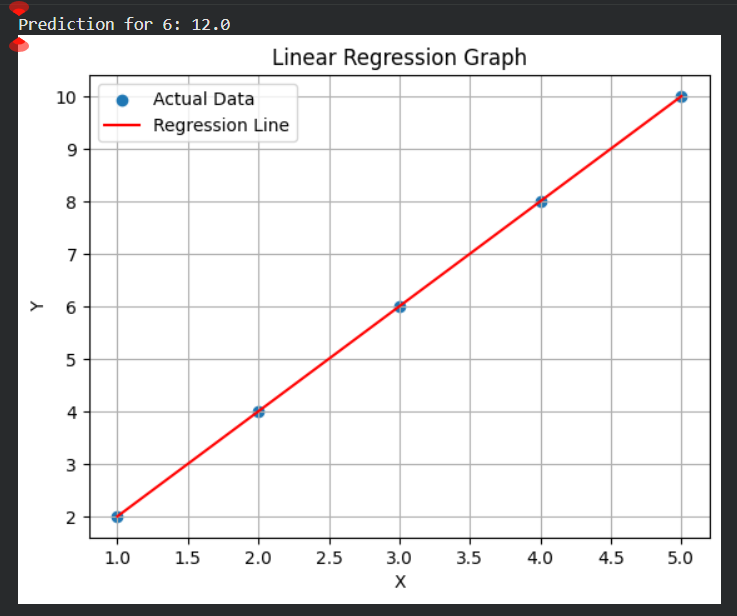

Write Python code to recreate this figure.
# -*- coding: utf-8 -*-
"""Get_started.ipynb

Automatically generated by Colab.

Original file is located at
    https://colab.research.google.com/github/google-gemini/cookbook/blob/main/quickstarts/Get_started.ipynb

##### Copyright 2026 Google LLC.
"""

# @title Licensed under the Apache License, Version 2.0 (the "License");
#
# Licensed under the Apache License, Version 2.0 (the "License");
# you may not use this file except in compliance with the License.
# You may obtain a copy of the License at
#
#     https://www.apache.org/licenses/LICENSE-2.0
#
# Unless required by applicable law or agreed to in writing, software
# distributed under the License is distributed on an "AS IS" BASIS,
# WITHOUT WARRANTIES OR CONDITIONS OF ANY KIND, either express or implied.
# See the License for the specific language governing permissions and
# limitations under the License.

from sklearn.linear_model import LogisticRegression
from sklearn.model_selection import train_test_split
from sklearn.metrics import accuracy_score

X = [[1], [2], [3], [4], [5], [6]]
y = [0, 0, 0, 1, 1, 1]

X_train, X_test, y_train, y_test = train_test_split(
    X, y, test_size=0.33, random_state=42
)

model = LogisticRegression()
model.fit(X_train, y_train)

pred = model.predict(X_test)
print("Predictions:", pred)
print("Accuracy:", accuracy_score(y_test, pred))

import numpy as np
import matplotlib.pyplot as plt
from sklearn.linear_model import LinearRegression

X = np.array([1, 2, 3, 4, 5]).reshape(-1, 1)
y = np.array([2, 4, 6, 8, 10])

model = LinearRegression()
model.fit(X, y)
y_pred = model.predict(X)

print("Prediction for 6:", model.predict([[6]])[0])

plt.scatter(X, y, label="Actual Data")
plt.plot(X, y_pred, color="red", label="Regression Line")
plt.xlabel("X")
plt.ylabel("Y")
plt.title("Linear Regression Graph")
plt.legend()
plt.grid()
plt.show()

"""# Gemini API: Getting started with Gemini models

<a target="_blank" href="https://colab.research.google.com/github/google-gemini/cookbook/blob/main/quickstarts/Get_started.ipynb"><img src="https://colab.research.google.com/assets/colab-badge.svg" height=30/></a>

---
> **Gemini 4 Argon**: Build with [Gemini 4 Argon](https://ai.google.dev/gemini-api/docs/models/gemini-4-argon) (`gemini-4-argon`), featuring [long decode continuation](#long_decode) up to 1M output tokens (in a unified 1M input-output context window) and tunable [thinking levels](#gemini4_thinking). Jump directly to the [Gemini 4 Argon section](#gemini4) or read the [migration guide](#gemini4migration).
---

The **[Google Gen AI SDK](https://github.com/googleapis/python-genai)** provides a unified interface to [Gemini models](https://ai.google.dev/gemini-api/docs/models) through both the [Gemini Developer API](https://ai.google.dev/gemini-api/docs) and the Gemini API on [Vertex AI](https://cloud.google.com/vertex-ai/generative-ai/docs/overview). With a few exceptions, code that runs on one platform will run on both. This notebook uses the Developer API.

This notebook will walk you through:

* [Installing and setting-up](#setup) the Google GenAI SDK
* [Text](#text_prompt) and [multimodal](#multimodal_prompt) prompting
* Setting [system instructions](#system_instructions)
* Controlling the [thinking](#thinking) process, including [thinking levels](#thinking) and [thought signatures](#thought_signatures)
* Counting [tokens](#count_tokens)
* Configuring [model parameters](#parameters)
* [Generating images](#image_gen)
* [Safety filters](#safety_filters)
* Initiating a [multi-turn chat](#chat) and [saving/resuming conversations](#chat)
* Generating a [content stream](#stream) and sending [asynchronous](#async) requests
* [Controlling generated output](#json) (JSON mode)
* Using [function calling](#function_calling)
* [Uploading files](#file_api) (text, images, PDFs, audio, video)
* [Media resolution](#media_resolution) control
* Grounding with [Google Search](#grounding), [Google Maps](#maps), [YouTube](#youtube_link) or [URLs](#url_context)
* Using [code execution](#code_execution)
* [Context caching](#caching)
* Generating [embeddings](#embeddings)
* [What's new in Gemini 4 Argon](#gemini4) ([thinking levels](#gemini4_thinking), [long decode continuation](#long_decode), and [managed agents](#gemini4_agents))
* [Migrating from Gemini 3 and 2.5](#gemini4migration)

More details about the SDK on the [documentation](https://ai.google.dev/gemini-api/docs/sdks).

> **Note:** This notebook uses the [Interactions API](https://ai.google.dev/gemini-api/docs/interactions), the latest way to interact with Gemini models. The Interactions API provides built-in conversation state management, making multi-turn conversations simpler — just pass a `previous_interaction_id` instead of managing chat history yourself.
>
> Looking for the `generateContent` version? Check the [Get started with Generate Content](./Get_started_Generate_Content.ipynb) notebook.

Feature-specific models have their own dedicated guides:
* Podcast and speech generation using [Gemini TTS ![image](https://storage.googleapis.com/generativeai-downloads/images/colab_icon16.png)](./Get_started_TTS.ipynb),
* Live interaction with [Gemini Live ![image](https://storage.googleapis.com/generativeai-downloads/images/colab_icon16.png)](./Get_started_LiveAPI.ipynb),
* Image generation using [Nano-Banana ![image](https://storage.googleapis.com/generativeai-downloads/images/colab_icon16.png)](./Get_Started_Nano_Banana.ipynb),
* Video generation using [Veo ![image](https://storage.googleapis.com/generativeai-downloads/images/colab_icon16.png)](./Get_started_Veo.ipynb),
* Music generation using [Lyria RealTime ![image](https://storage.googleapis.com/generativeai-downloads/images/colab_icon16.png)](./Get_started_LyriaRealTime.ipynb).

<a name="setup"></a>
## Setup

### Install SDK

Install the SDK from [PyPI](https://github.com/googleapis/python-genai). It's recommended to always use the latest version.
"""

# Commented out IPython magic to ensure Python compatibility.
# %pip install -U -q "google-genai>=2.30.0"  # 2.30+ for Gemini 4 Argon and long decode support

"""### Setup your API key

To run the following cell, your API key must be stored in a Colab Secret named `GEMINI_API_KEY`. If you don't already have an API key or you aren't sure how to create a Colab Secret, see [Authentication ![image](https://storage.googleapis.com/generativeai-downloads/images/colab_icon16.png)](../quickstarts/Authentication.ipynb) for a walkthrough.
"""

from google.colab import userdata

GEMINI_API_KEY = userdata.get('GEMINI_API_KEY')

"""### Initialize SDK client

With the new SDK, now you only need to initialize a client with your API key (or OAuth if using [Vertex AI](https://cloud.google.com/vertex-ai)). The model is now set in each call.
"""

from google import genai
from google.genai import types

client = genai.Client(api_key=GEMINI_API_KEY)

"""### Choose a model

Select the model you want to use in this guide. You can either select one from the list or enter a model name manually. If you are not sure what to choose, stick with the default `gemini-3.8-flash` model.

Feel free to select [Gemini 4 Argon](https://ai.google.dev/gemini-api/docs/models/gemini-4-argon) (`gemini-4-argon`) if you want to try Google's most powerful frontier reasoning model, or [Gemini 3.1 Pro](https://ai.google.dev/gemini-api/docs/models/gemini-3.1-pro-preview), keeping in mind that neither has a free tier.

For a full overview of all Gemini models, check the [documentation](https://ai.google.dev/gemini-api/docs/models/gemini).
"""

MODEL_ID = "gemini-3.8-flash" # @param ["gemini-4-argon", "gemini-3.1-pro-preview", "gemini-3.8-flash", "gemini-3.7-flash", "gemini-3.6-flash", "gemini-3.5-flash-lite", "gemini-2.5-pro"] {"allow-input": true, "isTemplate": true}

"""<a name="text_prompt"></a>
## Send text prompts

Use the `interactions.create` method to generate responses from text-only input.

You can pass text directly to `input` parameter and use the .text property to get the text content of the response. Note that the .text field will work when there's only one part in the out
"""

from IPython.display import Markdown

interaction = client.interactions.create(
    model=MODEL_ID,
    input="Explain how AI works in a few words",
)

# The response is an Interaction object containing a list of steps.
# Each step represents a part of the model's response.
# Let's look at what the steps contain:
print(f"Number of steps: {len(interaction.steps)}")
for j, step in enumerate(interaction.steps):
    print(f"  Step {j}: type={step.type}")

interaction.output_text

"""The last step (index `-1`) usually contains the model's text output. You can also access it it `.output_text`."""

# Access the text response:
Markdown(interaction.steps[-1].content[0].text)

# Access the text response with output_text:
Markdown(interaction.output_text)

"""See [below](#thinking) to learn how to manage the other part (the `thought` part).

<a name="system_instructions"></a>
## Add system instructions

You can also add system instructions to steer the behavior of the model. Note that system instructions will be set for the whole chain of interaction and not per turn.
"""

system_instruction = "You are a pirate and are explaining things to 5 years old kids."

interaction = client.interactions.create(
    model=MODEL_ID,
    input="Explain how AI works",
    system_instruction=system_instruction,
)

Markdown(interaction.output_text)

"""<a name="count_tokens"></a>
## Count tokens

Tokens are the basic inputs to the Gemini models. You can use the `count_tokens` method to calculate the number of input tokens before sending a request to the Gemini API.
"""

response = client.models.count_tokens(
    model=MODEL_ID,
    contents="What's the highest mountain in Africa?",
)

print(f"This prompt was worth {response.total_tokens} tokens.")

"""<a name="parameters"></a>
## Configure model parameters

You can include parameter values in each call you send to a model using `generation_config`.
"""

interaction = client.interactions.create(
    model=MODEL_ID,
    input="Tell me how the internet works, but pretend I'm a puppy who understands only dog-related analogies.",
    generation_config={
        "temperature": 0.5,
        "top_p": 0.5,
        "max_output_tokens": 1000,  # In Gemini 3, this includes both thought and response tokens
    },
)

Markdown(interaction.output_text)

"""<a name="thinking"></a>
## Control the thinking process

Gemini models support configurable **thinking levels** that control how much internal reasoning the model performs before responding. Higher thinking levels produce better results for complex tasks but use more tokens and take longer.

To see the model thoughts, you need to check the `steps` that are of type `thought`. This will not give you the full details of what the model "thought", but you'll have a summary to help you understand how the model arrived to its conclusion.

Available thinking levels: `"minimal"` (supported on Gemini 3 Flash models), `"low"`, `"medium"`, `"high"`. Note that `gemini-4-argon` supports `"low"`, `"medium"` (default), and `"high"`.

See [Get started with thinking](./Get_started_thinking.ipynb) for a complete guide.
"""

from IPython.display import display, Markdown

thinking_level = "high" # @param ["minimal", "low", "medium", "high"]

interaction = client.interactions.create(
    model=MODEL_ID,
    input="A man moves his car to a hotel and tells the owner he's bankrupt. Why?",
    generation_config={"thinking_level": thinking_level},
)

# Display the thinking process and the answer
for step in interaction.steps:
    if step.type == "thought":
        print("💭 Thought:", getattr(step, "text", "")[:200] if hasattr(step, "text") else "(thinking...)")
    elif step.type == "model_output" and step.content:
        display(Markdown(step.content[0].text))

"""<a name="thought_signatures"></a>
### Thought signatures

Gemini models include a `thought_signature` in responses. This is managed automatically by the SDK, but here's what happens behind the scenes:
"""

# Create an interaction with thinking enabled to get a thought signature
interaction_with_thinking = client.interactions.create(
    model=MODEL_ID,
    input="What was the weather during the last soccer world cup final?",
)

# Print the thought signature from the response
for step in interaction_with_thinking.steps:
    if step.type == "thought" and hasattr(step, 'signature') and step.signature:
        # Only display the first 100 characters to keep notebook size manageable
        print(f"Thought signature: {step.signature[:100]}...")
        break
else:
    print("No thought signature found in this response.")

"""The signature helps the model remember not only what was said before, but also what it *thought* before and what it got from tools and function calls.

For example: if you ask for today's temperature, the model might use Google Search and learn it's 25°C *and* that humidity is 60%. If you then ask about humidity, it can recall this from the first call without making a new request.

More details on [thought signatures](https://ai.google.dev/gemini-api/docs/gemini-3?thinking=explicit#thought_signatures) in the documentation.

<a name="multimodal_prompt"></a>
## Send multimodal prompts

Gemini models have strong multimodal understanding capabilities. You can include text, [PDF documents ![image](https://storage.googleapis.com/generativeai-downloads/images/colab_icon16.png)](../quickstarts/PDF_Files.ipynb), images, [audio ![image](https://storage.googleapis.com/generativeai-downloads/images/colab_icon16.png)](../quickstarts/Audio.ipynb) and [videos ![image](https://storage.googleapis.com/generativeai-downloads/images/colab_icon16.png)](../quickstarts/Video_understanding.ipynb) in your prompt requests and get text or code responses. Check the [File API](#file_api) section below for more examples.

In this first example, you're going to give the model an image via an URI, and ask Gemini to generate a short blog post based on it.

> **Note:** Passing the HTTP URI directly should work, but is broken ATM. We are switching to the File API for now.
"""

from IPython.display import display, Markdown

# Download the image
!wget -q -O generated_elephants_giraffes_zebras_sunset.jpg https://storage.googleapis.com/generativeai-downloads/images/generated_elephants_giraffes_zebras_sunset.jpg
image_filename = "generated_elephants_giraffes_zebras_sunset.jpg"

# Upload the image to the Gemini File API
file_upload = client.files.upload(file=image_filename)
interaction = client.interactions.create(
    model=MODEL_ID,
    input=[
        {
            "type": "image",
            "uri": file_upload.uri,
        },
        {"type": "text", "text": "What do you see in this image? Describe it briefly."},
    ],
)
display(Markdown(interaction.output_text))

"""You can also download an image and send it as base64-encoded data. This is useful when you need to preprocess the image or when the URL is not publicly accessible:"""

import requests
import pathlib
from PIL import Image
from IPython.display import display

IMG = "https://storage.googleapis.com/generativeai-downloads/data/jetpack.png" # @param {type: "string"}

img_bytes = requests.get(IMG).content

img_path = pathlib.Path('jetpack.png')
img_path.write_bytes(img_bytes)

# Display the image
display(Image.open(img_path).resize((400, 400)))

import base64
from IPython.display import display, Markdown

# Encode the image as base64 to send it inline with the prompt
img_b64 = base64.b64encode(img_path.read_bytes()).decode("utf-8")

interaction = client.interactions.create(
    model=MODEL_ID,
    input=[
        {"type": "image", "data": img_b64, "mime_type": "image/png"},
        {"type": "text", "text": "Write a short and engaging blog post based on this picture."},
    ],
)

display(Markdown(interaction.output_text))

"""<a name="image_gen"></a>
## Generate images

Gemini models can also generate images as part of their response. Use `response_format` to request both text and image outputs. You need to use a model that supports image generation (like `gemini-nano-banana-2.1`) which has a free tier.

The generated image can either be recovered by looping over the `steps` or using `output_image`.
"""

from IPython.display import Image, Markdown, display
import base64

IMAGE_MODEL = "gemini-nano-banana-2.1" # @param ["gemini-nano-banana-2.1", "gemini-3.1-pro-image-preview", "gemini-3.1-flash-image-preview", "gemini-2.5-flash-image"] {"allow-input":true}

interaction = client.interactions.create(
    model=IMAGE_MODEL,
    input="Generate an image of a cat wearing a top hat in a library.",
    response_format=[
        {"type": "text"},
        {
          "type": "image",
          "mime_type": "image/jpeg",
          "aspect_ratio": "16:9",
          "image_size": "2K"
        },
    ],
)

# Display all content from model output steps
for step in interaction.steps:
    if step.type == "model_output":
        for content in step.content:
            if content.type == "image" and hasattr(content, 'data') and content.data:
                display(Image(data=base64.b64decode(content.data), format="jpeg"))
            elif content.type == "text" and content.text:
                display(Markdown(content.text))

# Or more simply:
# display(Image(data=base64.b64decode(interaction.output_image.data)))

"""<a name="safety_filters"></a>
## Safety filters

Gemini models have built-in safety filters that are always active. The models manage safety automatically — there are no configurable safety settings to set. For more details, see the [safety documentation](https://ai.google.dev/gemini-api/docs/safety-settings).

<a name="chat"></a>
## Chain mutltiple requests in a conversation

The Interactions API enables multi-turn conversations using `previous_interaction_id` to chain interactions. The server manages conversation state — you just pass the ID from the previous turn and all the history of the previous turns will be kept.
"""

from IPython.display import Markdown

# First turn: ask a question
turn_1 = client.interactions.create(
    model=MODEL_ID,
    input="Why is the same side of the Moon always visible from Earth? Keep it short.",
)

Markdown(turn_1.output_text)

"""Use `previous_interaction_id` to send follow-up messages. The model remembers the full conversation context."""

# Follow-up question referencing the previous answer
turn_2 = client.interactions.create(
    model=MODEL_ID,
    input="Interesting! Has any human or spacecraft actually seen the far side?",
    previous_interaction_id=turn_1.id,
)

Markdown(turn_2.output_text)

"""### Switch models mid-conversation

One powerful feature of the Interactions API is that you can **switch models within the same conversation**. Here, you'll switch to an image generation model to create a visual inspired by the conversation:

"""

IMAGE_MODEL = "gemini-nano-banana-2.1" # @param ["gemini-nano-banana-2.1", "gemini-3.1-pro-image-preview", "gemini-3.1-flash-image-preview", "gemini-2.5-flash-image"] {"allow-input":true}

# Continue the same conversation with an image generation model
turn_3 = client.interactions.create(
    model=IMAGE_MODEL,
    input="Based on the previous conversation, generate an image of the far side of the Moon as seen from a spacecraft.",
    previous_interaction_id=turn_2.id,
)

display(Image(data=base64.b64decode(turn_3.output_image.data)))

"""### Save and resume a conversation

With the Interactions API, conversation state is managed server-side. You just need to save the `interaction.id` to resume a conversation later — even with a different model.

Conversation state is retained for **24 hours** after the last interaction.

If you want to save the conversation for a longer duration (or check in detail what happened during all steps), you can extract the full conversation history by calling `client.interactions.get` and following `previous_interaction_id` back to the first turn:
"""

# Retrieve the full conversation history by following previous_interaction_id
# Filter out model-specific thought steps so you can resume across models
saved_steps = []
current_id = turn_3.id
while current_id:
    turn = client.interactions.get(id=current_id)
    turn_steps = [step for step in turn.steps if step.type != "thought"]
    saved_steps = turn_steps + saved_steps
    current_id = turn.previous_interaction_id

print(f"Saved {len(saved_steps)} steps.")
print(f"First step: {saved_steps[0]}")

"""Here, filtering out the internal `thought` steps (whose signatures are model-specific) leaves 7 `user_input` and `model_output` steps across the 3 turns — including the generated image from the third turn.

When you want to resume the conversation later, just pass `saved_steps` along with your new message:
"""

resumed = client.interactions.create(
    model=MODEL_ID,
    input=saved_steps + [{
        "type": "user_input",
        "content": [{
            "type": "text",
            "text": "Describe the image you just created in two sentences, then translate that description into French."
        }]
    }]
)

Markdown(resumed.output_text)

# The model remembers the full conversation, even across model swaps
resumed_2 = client.interactions.create(
    model=MODEL_ID,
    input="What was my very first question?",
    previous_interaction_id=resumed.id,
)

Markdown(resumed_2.output_text)

"""As expected, the first question from `turn_1` (*"Why is the same side of the Moon always visible from Earth? Keep it short."*) was returned.

<a name="json"></a>
## Generate JSON

The [controlled generation](https://ai.google.dev/gemini-api/docs/json-mode) feature lets you constrain model output to JSON format. Pass a `response_format` with a JSON schema — you can use Pydantic models to define the schema.

Note the use of `model_json_schema()` to automatically convert the Pydantic model into a JSON Schema that the API accepts. This is the recommended pattern as it handles nested types, enums, and optional fields correctly.
"""

from pydantic import BaseModel
import json
from typing import List

class Recipe(BaseModel):
    recipe_name: str
    recipe_description: str

class RecipeList(BaseModel):
    recipes: List[Recipe]

interaction = client.interactions.create(
    model=MODEL_ID,
    input="List 3 popular cookie recipes.",
    response_format={
        "type": "text",
        "mime_type": "application/json",
        "schema": RecipeList.model_json_schema(),
    },
)

recipes = json.loads(interaction.output_text)
print(json.dumps(recipes, indent=4))

"""<a name="stream"></a>
## Generate content stream

By default, the model returns a response after completing the entire generation process. You can also stream the response as it is being generated by passing `stream=True`. The response is then delivered incrementally via events.

When streaming, the response is delivered as a series of events with `delta` objects containing incremental text:
"""

for event in client.interactions.create(
    model=MODEL_ID,
    input="Tell me a story about a lonely robot who finds friendship in a most unexpected place.",
    stream=True,
):
    if hasattr(event, "delta") and hasattr(event.delta, "text") and event.delta.text:
        print(event.delta.text, end="")

"""<a name="async"></a>
## Send asynchronous requests

`client.aio` exposes all the analogous async methods for non-blocking API calls.

For example, `client.aio.interactions.create` is the async version of `client.interactions.create`.

More details in the [dedicated guide ![image](https://storage.googleapis.com/generativeai-downloads/images/colab_icon16.png)](./Asynchronous_requests.ipynb).
"""

interaction = await client.aio.interactions.create(
    model=MODEL_ID,
    input="Compose a sonnet about a cat riding a bicycle through a field of sunflowers.",
)

Markdown(interaction.output_text)

"""<a name="file_api"></a>
## Upload files

Now that you've seen how to send multimodal prompts, try uploading files to the API of different multimedia types. For small images, such as the previous multimodal example, you can point the Gemini model directly to a local file when providing a prompt. When you've larger files, many files, or files you don't want to send over and over again, you can use the [File Upload API](https://ai.google.dev/gemini-api/docs/files), and then pass the file by reference.

More examples and details in the [File API guide ![image](https://storage.googleapis.com/generativeai-downloads/images/colab_icon16.png)](./File_API.ipynb), or the guides dedicated to [Audio![image](https://storage.googleapis.com/generativeai-downloads/images/colab_icon16.png)](./Audio.ipynb), [Video![image](https://storage.googleapis.com/generativeai-downloads/images/colab_icon16.png)](./Video_understanding.ipynb) or [Image/Spatial![image](https://storage.googleapis.com/generativeai-downloads/images/colab_icon16.png)](./Spatial_understanding.ipynb) understanding.

### Upload a large text file

Let's start by uploading a text file. In this case, you'll use a 400 page transcript from [Apollo 11](https://www.nasa.gov/history/alsj/a11/a11trans.html).
"""

# Download the text file
text_url = "https://storage.googleapis.com/generativeai-downloads/data/a11.txt"
!wget -q -O a11.txt {text_url}
text_path = "a11.txt"
print(f"Downloaded: {text_path}")

# Upload the file using the API
file_upload = client.files.upload(file=text_path)
interaction = client.interactions.create(
    model=MODEL_ID,
    input=[
        {"type": "document", "uri": file_upload.uri},
        {"type": "text", "text": "Can you give me a short, concise summary of this information please?"},
    ],
)
Markdown(interaction.output_text)

"""### Upload an image file

You can also upload images so that it's easier to use them multiple time.

"""

import pathlib, requests

# Download a sample image
IMG_URL = "https://storage.googleapis.com/generativeai-downloads/data/jetpack.png"
img_path = pathlib.Path("jetpack.png")
if not img_path.exists():
    img_path.write_bytes(requests.get(IMG_URL).content)

# Upload the file using the API
file_upload = client.files.upload(file=img_path)

interaction = client.interactions.create(
    model=MODEL_ID,
    input=[
        {"type": "image", "uri": file_upload.uri},
        {"type": "text", "text": "Describe this image in a few sentences."},
    ],
)

display(Markdown(interaction.output_text))

"""You can also control how much detail the model extracts from the image using `media_resolution` — see the [media resolution section](#media_resolution) below.

### Use a PDF file

You can pass a PDF URL directly in your prompt, just like images. And this time instead of using the file API, let's directly pass its URI.
"""

interaction = client.interactions.create(
    model=MODEL_ID,
    input=[
        {
            "type": "document",
            "uri": "https://arxiv.org/pdf/1706.03762",
            "mime_type": "application/pdf",
        },
        {"type": "text", "text": "What is this paper about? Summarize the key contributions."},
    ],
)

display(Markdown(interaction.output_text))

"""### Upload an audio file

In this case, you'll use a [sound recording](https://www.jfklibrary.org/asset-viewer/archives/jfkwha-006) of President John F. Kennedy’s 1961 State of the Union address.
"""

# Download the audio file
audio_url = "https://storage.googleapis.com/generativeai-downloads/data/State_of_the_Union_Address_30_January_1961.mp3"
!wget -q -O sotu.mp3 {audio_url}
audio_path = "sotu.mp3"
print(f"Downloaded: {audio_path}")

# Upload the file using the API
file_upload = client.files.upload(file=audio_path)

interaction = client.interactions.create(
    model=MODEL_ID,
    input=[
        {"type": "text", "text": "Listen to the following file and write a short summary."},
        {"type": "document", "uri": file_upload.uri},
    ],
)

Markdown(interaction.output_text)

"""### Upload a video file

In this case, you'll use a short clip of [Big Buck Bunny](https://peach.blender.org/about/).
"""

# Download the video file
VIDEO_URL = "https://storage.googleapis.com/generativeai-downloads/videos/Big_Buck_Bunny.mp4"
video_file_name = "BigBuckBunny_320x180.mp4"

import urllib.request
urllib.request.urlretrieve(VIDEO_URL, video_file_name)
print(f"Downloaded: {video_file_name}")

"""Let's start by uploading the video file."""

# Upload the file using the API
video_file = client.files.upload(file=video_file_name)
print(f"Started upload: {video_file.uri}")

"""> **Note:** The state of the video is important. The video must finish processing, so do check the state. Once the state of the video is `ACTIVE`, you're able to pass it into `interactions.create`."""

import time

# Check the file processing state
while video_file.state == "PROCESSING":
    print('Waiting for video to be processed.')
    time.sleep(10)
    video_file = client.files.get(name=video_file.name)

if video_file.state == "FAILED":
  raise ValueError(video_file.state)

print(f'Video processing complete: ' + video_file.uri)

print(video_file.state)

# Ask Gemini about the video
interaction = client.interactions.create(
    model=MODEL_ID,
    input=[
        {"type": "video", "uri": video_file.uri},
        {"type": "text", "text": "Describe this video."},
    ],
)

Markdown(interaction.output_text)

"""<a name="media_resolution"></a>
## Media resolution

You can specify a media resolution for image and PDF inputs, which controls how images are tokenized and how many tokens are used. This can be controlled **per file**.

| Resolution | Images | PDFs | Video |
|---|---|---|---|
| `MEDIA_RESOLUTION_HIGH` | 1120 tokens | 1120 tokens | 280 tokens/frame |
| `MEDIA_RESOLUTION_MEDIUM` | 560 tokens | 560 tokens (default for PDFs) | 70 tokens/frame |
| `MEDIA_RESOLUTION_LOW` | 280 tokens | 280 tokens | 70 tokens/frame |
| `MEDIA_RESOLUTION_UNSPECIFIED` (default) | Same as HIGH for images | Same as MEDIUM for PDFs | Same as MEDIUM for video |

Note that these are maximums, and the actual token usage will usually be slightly lower (by approx 10%).

Here's an example using media resolution to control token usage:
"""

import pathlib
from google.genai import types

# Upload to File API
sample_image = client.files.upload(file=img_path)

media_resolution = 'MEDIA_RESOLUTION_HIGH'

# Use generate_content for media_resolution (not yet in Interactions API)
interaction = client.models.generate_content(
    model=MODEL_ID,
    contents=[
        sample_image,
        "Describe this image in detail."
    ],
    config=types.GenerateContentConfig(
        media_resolution=media_resolution,
    ),
)

print(f"The image is worth {interaction.usage_metadata.candidates_token_count} tokens.")

"""<a name="grounding"></a>
## Grounding

The Gemini API give you multiple ways to ground your requests, including Google search, maps, youtube, and url context.

For more details information and examples, check the [Grounding ![image](https://storage.googleapis.com/generativeai-downloads/images/colab_icon16.png)](./Grounding.ipynb) notebook.
"""

from IPython.display import Markdown, HTML, display

interaction = client.interactions.create(
    model=MODEL_ID,
    input="Who's the current Magic the gathering world champion?",
    tools=[{"type": "google_search"}],
)

display(Markdown(interaction.output_text))

"""Note that you should always display the grounding `rendered_content` when using search grounding.

Check out the [Search grounding ![image](https://storage.googleapis.com/generativeai-downloads/images/colab_icon16.png)](./Search_Grounding.ipynb) dedicated guide for more details and examples.
"""

# Find each step with type "google_search_result"
for step in interaction.steps:
    if step.type == "google_search_result":
        # The result is a list, so access the first element and display its HTML content
        display(HTML(step.result[0].search_suggestions))

"""<a name="maps"></a>
### Use Google Maps grounding

[Google Maps grounding](https://ai.google.dev/gemini-api/docs/maps-grounding) allows you to easily incorporate location-aware functionality into your applications. When a prompt has context related to Maps data, the Gemini model uses Google Maps to provide factually accurate and fresh answers that are relevant to the specified location or general area.

To enable grounding with Google Maps, add the `google_maps` tool in the  `tool` argument of `interactions.create`.

"""

from IPython.display import display, Markdown

# Google Maps grounding requires Gemini 2.5 models
interaction = client.interactions.create(
    model=MODEL_ID,
    input="Do any cafes around the Eiffel Tower in Paris do a good flat white? I will walk up to 20 minutes away",
    tools=[{"type": "google_maps"}],
)

Markdown(interaction.output_text)

"""All grounded outputs require sources to be displayed after the response text. Check the [grounding guide](https://ai.google.dev/gemini-api/docs/grounding) for details.

More details, including how to render the contextual Google Maps widget, check the [Google maps ![image](https://storage.googleapis.com/generativeai-downloads/images/colab_icon16.png)](./Grounding.ipynb#maps_grounding) section of the grounding notebook.

<a name="youtube_link"></a>
### Process a YouTube link

You can analyze YouTube videos by passing the URL as a `video` input. The model will fetch the video content (including audio and visual information) and use it to answer your question:
"""

interaction = client.interactions.create(
    model=MODEL_ID,
    input=[
        {
            "type": "video",
            "uri": "https://www.youtube.com/watch?v=9hE5-98ZeCg",
        },
        {"type": "text", "text": "Summarize this video"},
    ],
)

Markdown(interaction.output_text)

"""<a name="URL_context"></a>
### Use URL context

URL context lets you provide web URLs directly in your prompt, and the model will fetch and use their content:
"""

prompt = """
  Compare the Apollo 11 and Apollo 12 missions using information from https://en.wikipedia.org/wiki/Apollo_11
  and https://en.wikipedia.org/wiki/Apollo_12.
  Display the key differences as a table.
"""
try:
    interaction = client.interactions.create(
        model=MODEL_ID,
        input=prompt,
        tools=[{"type": "url_context"}],
    )
    display(Markdown(interaction.output_text))
except Exception as e:
    print(f"url_context tool error: {e}")
    print("Note: url_context may not be available with all models.")

"""<a name="function_calling"></a>
## Function calling

[Function calling](https://ai.google.dev/gemini-api/docs/function-calling) lets you connect Gemini to external tools and APIs. You describe your functions, and the model decides when and how to call them based on the user's prompt.

> **Note:** The Interactions API does not support automatic function calling (where the SDK calls the functions for you). You must handle function calls manually as shown below. For automatic function calling, use `client.models.generate_content()` — see the [Generate Content notebook](./Get_started_Generate_Content.ipynb#function_calling) for details.

See the [Function calling notebook](./Function_calling.ipynb) for a comprehensive guide.

Define a function as a tool, pass it to the model, and handle the function call response. The complete pattern has two API calls: one to get the function call, and another to return the result:
"""

import json as json_lib

get_destination = {
    "type": "function",
    "name": "get_destination",
    "description": "Get the destination for a given flight",
    "parameters": {
        "type": "object",
        "properties": {
            "flight_number": {
                "type": "string",
                "description": "The flight number, e.g. AA100"
            }
        },
        "required": ["flight_number"]
    }
}

interaction = client.interactions.create(
    model=MODEL_ID,
    input="What is the destination for flight AA100?",
    tools=[get_destination],
)

# Handle the function call and return a result
for step in interaction.steps:
    if step.type == "function_call":
        print(f"Function: {step.name}, Args: {step.arguments}")
        # Return the function result to the model
        result = {"destination": "Los Angeles"}  # Mock result

        interaction = client.interactions.create(
            model=MODEL_ID,
            previous_interaction_id=interaction.id,
            input=[{
                "type": "function_result",
                "name": step.name,
                "call_id": step.id,
                "result": [{"type": "text", "text": json_lib.dumps(result)}]
            }],
            tools=[get_destination],
        )

        # Display the model's final response
        model_step = next((s for s in interaction.steps if s.type == "model_output"), None)
        if model_step and model_step.content:
            display(Markdown(model_step.content[0].text))

"""You can also use [MCP servers](https://ai.google.dev/gemini-api/docs/function-calling#mcp).

<a name="code_execution"></a>
## Code execution

[Code execution](https://ai.google.dev/gemini-api/docs/code-execution?lang=python) lets the model generate and execute Python code to answer complex questions like math, data analysis, or code generation.

You can find more examples in the [Code execution guide ![image](https://storage.googleapis.com/generativeai-downloads/images/colab_icon16.png)](./Code_Execution.ipynb).
"""

from IPython.display import Image, Markdown, Code, HTML, display

interaction = client.interactions.create(
    model=MODEL_ID,
    input="What is the sum of the first 50 prime numbers? Generate and run code for the calculation, and make sure you get all 50.",
    tools=[{"type": "code_execution"}],
)

for step in interaction.steps:
    if step.type == "model_output":
        for content in step.content:
            if content.type == "text" and content.text:
                display(Markdown(content.text))
    elif step.type == "code_execution_call":
        code = dict(step.arguments).get('code', '')
        display(HTML(f'<pre style="background-color: #1e1e1e; color: #d4d4d4; padding: 10px;">{code}</pre>'))
    elif step.type == "code_execution_result":
        if step.result:
            display(Markdown(f"**Result:** {step.result}"))

"""<a name="caching"></a>
## Context caching

With the Interactions API, context caching is handled automatically via **implicit caching**. When you use `previous_interaction_id` to continue a conversation or send requests with a shared prefix of at least 4,096 tokens, the server automatically reuses cached content from previous turns, reducing latency and token costs (up to a 95% discount on Gemini 4 Argon) without any manual cache management on your part.

For explicit caching use cases on Gemini 3 and Gemini 2.5 models (e.g., manually creating a cache object for a large document), use `client.models.generate_content()` with the [caching API](https://ai.google.dev/gemini-api/docs/caching). Explicit caching is not supported on Gemini 4 Argon. See the [Get started with Generate Content](./Get_started_Generate_Content.ipynb#caching) notebook for details.

<a name="embeddings"></a>
## Get embeddings

The Gemini API offers embedding models to generate embeddings for text, images, video, and other content. These resulting embeddings can then be used for tasks such as semantic search, classification, and clustering, providing more accurate, context-aware results than keyword-based approaches.

The latest model, `gemini-embedding-2`, is the first multimodal embedding model in the Gemini API. It maps text, images, video, audio, and PDFs into a unified embedding space, enabling cross-modal search, classification, and clustering across over 100 languages. For text-only use cases, `gemini-embedding-001` remains available.

You can get text embeddings for a snippet of text by using `embed_content` method.

The Gemini Embedding models produce an output with 3072 dimensions by default. However, you've the option to choose an output dimensionality between 1 and 3072. See the [embeddings documentation](https://ai.google.dev/gemini-api/docs/embeddings) or the [dedicated notebook ![image](https://storage.googleapis.com/generativeai-downloads/images/colab_icon16.png)](./Embeddings.ipynb)
for more details.
"""

EMBEDDING_MODEL_ID = "gemini-embedding-2" # @param ["gemini-embedding-2", "gemini-embedding-001"] {"allow-input":true, isTemplate: true}

response = client.models.embed_content(
    model=EMBEDDING_MODEL_ID,
    contents="What is the meaning of life?"
)

print(response.embeddings)

"""You'll get a set of three embeddings, one for each piece of text you passed in:"""

len(response.embeddings)

"""You can also see the length of each embedding is 3072, The default size."""

print(len(response.embeddings[0].values))
print((response.embeddings[0].values[:4], '...'))

"""#### Multimodal Embeddings

With `gemini-embedding-2`, you can create embeddings for text, audio,images, videos, and PDFs. See the [multimodal embeddings documentation](https://ai.google.dev/gemini-api/docs/embeddings#multimodal)
for more details.
"""

!wget -O cat.png https://storage.googleapis.com/generativeai-downloads/cookbook/image_out/cat.png -q

MULTIMODAL_EMBEDDING_MODEL_ID = "gemini-embedding-2"

with open('cat.png', 'rb') as f:
    image_bytes = f.read()

result = client.models.embed_content(
    model=MULTIMODAL_EMBEDDING_MODEL_ID,
    contents=[
        types.Part.from_bytes(
            data=image_bytes,
            mime_type='image/png',
        ),
    ]
)

print(result.embeddings)

"""<a name="gemini4"></a>
## What's new in Gemini 4 Argon

[Gemini 4 Argon](https://ai.google.dev/gemini-api/docs/models/gemini-4-argon) (`gemini-4-argon`) is Google's newest frontier reasoning model, purpose-built for real-world software engineering, long-horizon autonomous agents, complex knowledge work, and deep scientific reasoning.

### Key highlight: 1M token output and long decode

Unlike previous models that capped output generation at 8K or 64K tokens, Gemini 4 Argon can generate **up to 1M output tokens** (`1,048,576` tokens) in a single turn, combining its internal thinking process and final response within a unified 1M token context window.

To unlock the full 1M token output capacity without running into HTTP connection timeouts or network interruptions, Gemini 4 Argon introduces **[long decode](https://ai.google.dev/gemini-api/docs/long-decode)** through background execution. The model can perform extended, uninterrupted reasoning and generation across multiple internal passes (automatically reusing prior segments via implicit caching at a 95% discount), making it possible to:
* Synthesize entire multi-file software projects and architecture plans in one turn.
* Work through exhaustive mathematical proofs and formal verifications.
* Produce complete research reports, technical books, or comprehensive legal and financial audits.

Most of this guide works as-is with Gemini 4 Argon, with the following key features and updates covered below:
* [Thinking levels only](#gemini4_thinking): `thinking_level` (`"low"`, `"medium"`, `"high"`) replaces `thinking_budget` and acts as your primary lever to control reasoning depth.
* [Long decode and 1M output tokens](#long_decode): generate past the 64K per-request cap up to `1,048,576` tokens with background execution (`background=True`).
* [Managed agents with Gemini 4 Argon](#gemini4_agents): run sandboxed multi-step tasks powered by `gemini-4-argon`.
* [Migration checklist](#gemini4migration): upgrade your codebase from Gemini 3 and 2.5 to Gemini 4 Argon.
"""

# Commented out IPython magic to ensure Python compatibility.
# @title Run this cell to set everything up (especially if you jumped directly to this section)
# %pip install -U -q "google-genai>=2.30.0"

from google import genai
from google.colab import userdata
from IPython.display import Markdown, display

GEMINI_API_KEY = userdata.get("GEMINI_API_KEY")
client = genai.Client(api_key=GEMINI_API_KEY)

# Select the Gemini 4 model
GEMINI_4_MODEL_ID = "gemini-4-argon"  # @param ["gemini-4-argon"] {"allow-input": true, "isTemplate": true}

"""<a name="gemini4_thinking"></a>
### Thinking levels and output token limits

Gemini 4 Argon only supports [thinking levels](#thinking): `"low"`, `"medium"` (the default), and `"high"`. Setting a numerical `thinking_budget` returns a `400` error, so remove it from your code if you were still using it (`"minimal"` is not available on Argon either).

The thinking level is also your main lever to control reasoning depth: lowering `max_output_tokens` doesn't make the model think less—it only cuts its answer short (`status: "incomplete"`).

| Thinking level | Typical thinking tokens | Best for |
| :--- | :--- | :--- |
| `"low"` | ~1K–4K | Well-defined coding tasks, classification, and latency-sensitive requests |
| `"medium"` (default) | ~4K–16K | General software engineering, multi-file refactoring, and analytical synthesis |
| `"high"` | ~16K–64K+ | Complex system architecture, deep mathematical proofs, and novel algorithm design |
"""

thinking_level = "high"  # @param ["low", "medium", "high"]

interaction = client.interactions.create(
    model=GEMINI_4_MODEL_ID,
    input=(
        "Design a lock-free ring buffer in Rust for a single-producer, "
        "single-consumer telemetry pipeline with cache-line padding to prevent "
        "false sharing. Explain the memory ordering guarantees required."
    ),
    generation_config={
        "thinking_level": thinking_level,
        "thought_summary": "auto",
        "max_output_tokens": 65536,
    },
)

for step in interaction.steps:
    if step.type == "thought" and getattr(step, "summary", None):
        print("💭 Thought summary:")
        for part in step.summary:
            if hasattr(part, "text"):
                print(part.text[:400] + "...\n")
    elif step.type == "model_output":
        display(Markdown(interaction.output_text))

"""<a name="long_decode"></a>
### Long decode and 1M output tokens

Gemini 4 Argon features a unified **1M token context window** (`1,048,576` tokens) shared across the input prompt, thinking process, and generated output, allowing it to produce **up to 1M output tokens** in a single turn:

```
[========= Input tokens =========][=== Thinking tokens ===][========= Output tokens =========]
|<----------------------------------- 1,048,576 tokens max ----------------------------------->|
```

Thinking tokens count directly toward `max_output_tokens`, which acts as an overall output ceiling (`thinking + output`) rather than a target length:
* **Interactive requests (streaming / synchronous, `background=False`):** Stopped at the per-request cap (**64K tokens** / `65,536` on the Interactions API or streaming `generateContent`, and **32K tokens** / `32,768` on non-streaming `generateContent`).
* **Long decode (background execution, `background=True`):** To generate past the 64K cap and unlock the full **1M output token capacity** (`1,048,576` minus input tokens), use **[long decode](https://ai.google.dev/gemini-api/docs/long-decode)**. By setting `background=True` (with `store=True`, the default), the server generates persistently across multiple internal passes without connection drops or HTTP timeouts, automatically reusing prior passes via implicit caching (at a 95% discount) and returning the complete output and summed token usage in a single `Interaction` resource.

Best practices for long decode:
* **Set `max_output_tokens` explicitly:** Without it, a background interaction defaults to `65,536` tokens. Set it higher (up to `1,048,576`) to give the model room to reason and write.
* **Control depth with `thinking_level`:** Lowering `max_output_tokens` cuts the response short (`status: "incomplete"` if the budget runs out while thinking or writing). Use `thinking_level` (`"low"`, `"medium"`, `"high"`) to adjust how deeply the model reasons, or retry with a higher ceiling if an interaction ends as `"incomplete"`.
* **Keep `store=True` (the default):** Background execution requires server-side storage to manage checkpoints across passes. Passing `max_output_tokens > 65536` with `background=False` returns an `INVALID_ARGUMENT` error.
* **Cancel or reconnect anytime:** Cancel a running background interaction at any time with `client.interactions.cancel(id=interaction.id)`, or stream with `last_event_id` to reconnect seamlessly if your network connection drops.

> **Using `generateContent` instead?** Recent versions of the SDK (`google-genai>=2.30.0`) automatically resend the request with `continuation_token` when `max_output_tokens > 65536` (`automatic_continuation=True` by default) whenever a segment stops with `finish_reason: "CONTINUATION"`, and return one combined response. See [Get started with Generate Content](./Get_started_Generate_Content.ipynb#gemini4) for examples.

#### Polling a background long decode interaction

Start the interaction with `background=True` and poll `client.interactions.get()` until `interaction.status` leaves `"in_progress"` or `"queued"`:
"""

import time

max_output_tokens = 131072  # @param {"type": "slider", "min": 65536, "max": 1048576, "step": 1024}

interaction = client.interactions.create(
    model=GEMINI_4_MODEL_ID,
    input=(
        "Write a comprehensive, self-contained compiler tutorial in Python that "
        "implements a lexer, Pratt parser, AST type checker, bytecode compiler, "
        "and stack-based virtual machine for a statically typed expression language, "
        "complete with unit tests for every stage."
    ),
    background=True,  # Server-side continuation past the 64K per-request cap up to 1M tokens
    generation_config={
        "max_output_tokens": max_output_tokens,  # Shared 1M token budget (thinking + output)
        "thinking_level": "medium",
    },
)

print(f"Started interaction {interaction.id} (status: {interaction.status})")

while interaction.status in ("in_progress", "queued"):
    time.sleep(10)
    interaction = client.interactions.get(id=interaction.id)
    print(f"Status: {interaction.status}")

if interaction.status == "completed":
    display(Markdown(interaction.output_text))
    print("\nUsage summary across all continuation segments:")
    print(f"  Input tokens:    {interaction.usage.total_input_tokens}")
    print(f"  Cached tokens:   {interaction.usage.total_cached_tokens}")
    print(f"  Thought tokens:  {interaction.usage.total_thought_tokens}")
    print(f"  Output tokens:   {interaction.usage.total_output_tokens}")
else:
    print(f"Interaction ended with status: {interaction.status}")

"""#### Streaming a long decode interaction with reconnection

Because long decode runs can span several minutes, you can combine `background=True` and `stream=True` to display output tokens as they arrive while recording `chunk.event_id`. If the network connection drops, resume from `last_event_id` using `client.interactions.get(..., stream=True, last_event_id=last_event_id)`:
"""

import time

interaction_id = None
last_event_id = None
stream_completed = False

stream = client.interactions.create(
    model=GEMINI_4_MODEL_ID,
    input=(
        "Write a detailed architectural specification and reference "
        "implementation for a distributed Raft consensus engine in Python."
    ),
    background=True,
    stream=True,
    generation_config={
        "max_output_tokens": 131072,
        "thinking_level": "medium",
    },
)

while not stream_completed:
    try:
        for chunk in stream:
            if chunk.event_type == "interaction.start":
                interaction_id = chunk.interaction.id
                print(f"Streaming interaction: {interaction_id}\n")
            if chunk.event_id:
                last_event_id = chunk.event_id
            if chunk.event_type == "content.delta":
                if chunk.delta.type == "text":
                    print(chunk.delta.text, end="", flush=True)
            elif chunk.event_type in ("interaction.complete", "error"):
                stream_completed = True
    except Exception as e:
        if not interaction_id:
            raise e
        print(
            f"\nConnection interrupted ({e}). "
            f"Reconnecting from event {last_event_id}..."
        )
        time.sleep(2)
        stream = client.interactions.get(
            id=interaction_id,
            stream=True,
            last_event_id=last_event_id,
        )

"""<a name="gemini4_agents"></a>
### Using Gemini 4 Argon with managed agents

You can pair Gemini 4 Argon with the managed `antigravity-preview-09-2026` agent in the Interactions API by specifying `"model": "gemini-4-argon"` in `agent_config`. See the [Managed Agents quickstart](./Get_started_managed_agents.ipynb) for a full walkthrough of sandboxed agent execution.
"""

agent_interaction = client.interactions.create(
    agent="antigravity-preview-09-2026",
    input=(
        "Write a Python script to benchmark matrix multiplication in NumPy, "
        "execute it in the sandbox, and report the GFLOPS."
    ),
    agent_config={
        "type": "antigravity",
        "model": GEMINI_4_MODEL_ID,
    },
    environment="remote",
)

display(Markdown(agent_interaction.output_text))

"""<a name="gemini4migration"></a><a name="gemini3migration"></a>
### Migrating from Gemini 3 and 2.5

When upgrading existing applications from Gemini 3 (`gemini-3.1-pro-preview`, `gemini-3.8-flash`) or Gemini 2.5 to **Gemini 4 Argon** (`gemini-4-argon`), review the following checklist:

1. **Use `thinking_level` instead of `thinking_budget` or manual Chain-of-Thought prompts:**
   * `gemini-4-argon` supports `thinking_level` values of `"low"`, `"medium"` (default), and `"high"`.
   * Setting `thinking_budget` on `gemini-4-argon` in the Interactions API returns a `400` error (`Thinking budget is not supported by gemini-4-argon. Use thinking level to control thinking effort`).
   * `"minimal"` is only supported on Gemini 3 Flash models; use `"low"` on `gemini-4-argon` for latency-sensitive tasks.
   * If you previously used complex Chain-of-Thought prompt engineering on Gemini 2.5, simplify your prompts and rely on `"medium"` or `"high"` thinking levels (more in the [thinking guide](./Get_started_thinking.ipynb#gemini4migration)).
2. **Raise `max_output_tokens` caps below 32K:**
   * `max_output_tokens` applies to `thinking + output` tokens combined. Because `gemini-4-argon` defaults to `"medium"` thinking (typically 4K–16K tokens, or 16K–64K+ at `"high"`), legacy caps like `4096` or `8192` can cause responses to terminate during thinking (`status: "incomplete"`).
   * Set `max_output_tokens` to at least `32768` (or `65536` for synchronous calls), and tune `thinking_level` rather than lowering `max_output_tokens` to control cost.
3. **Enable long decode for outputs above 64K tokens:**
   * Single-turn synchronous calls cap output at `65,536` tokens (`32,768` for non-streaming `generateContent` REST calls).
   * To generate up to `1,048,576` tokens in the Interactions API, set `background=True` and `max_output_tokens > 65536` (requires `store=True`, the default).
   * If you use `generateContent`, upgrade to `google-genai>=2.30.0`, where `automatic_continuation=True` is enabled by default whenever `max_output_tokens > 65536`. See the [Long decode guide](https://ai.google.dev/gemini-api/docs/long-decode) and [Get started with Generate Content](./Get_started_Generate_Content.ipynb#gemini4) for examples.
4. **Rely on implicit caching instead of explicit caching:**
   * Explicit caching (`client.caches.create`) is not supported on `gemini-4-argon`. Remove any `cached_content` parameters when switching to `gemini-4-argon`.
   * Implicit caching is enabled automatically for shared prompt prefixes of `4,096` tokens or more and provides a 95% discount on cached input tokens.
5. **Remove sampling parameters (`temperature`, `top_p`, `top_k`):**
   * Remove explicit `temperature` (especially low values from Gemini 2.5), `top_p`, and `top_k` overrides and rely on the model's built-in defaults to avoid looping or reasoning degradation.
6. **Increase HTTP timeouts and preserve multi-turn state:**
   * Configure client timeouts to 15–20 minutes for `"high"` thinking or long decode requests, and use `previous_interaction_id` to preserve thought signatures across multi-turn conversations and tool calls.
7. **Media resolution, video understanding, and image segmentation:**
   * **Agentic video understanding** is supported in GA on `gemini-4-argon` (opt-in via `"processing": "agentic"` on video inputs; defaults to `"static"` at 1 FPS).
   * For dense PDFs, test [`media_resolution: "high"`](#media_resolution) if needed, or lower media resolution if large documents exceed your target token budget.
   * Pixel-level **image segmentation** masks are not supported on Gemini 4 Argon or Gemini 3.1 Pro; use `gemini-3.8-flash` / `gemini-3.7-flash` (cf. [Spatial understanding](./Spatial_understanding.ipynb)) or [Gemini Robotics-ER 1.5](./gemini-robotics-er.ipynb) for segmentation workloads.

## Next Steps

### Useful API references:

Check out the [Google GenAI SDK](https://github.com/googleapis/python-genai) and its [documentation](https://googleapis.github.io/python-genai/) for more details on the GenAI SDK.

### Related examples

For more detailed examples using Gemini models, check the [Quickstarts folder of the cookbook](https://github.com/google-gemini/cookbook/tree/main/quickstarts/).

You'll learn how to use the [Live API ![image](https://storage.googleapis.com/generativeai-downloads/images/colab_icon16.png)](./Get_started_LiveAPI.ipynb), juggle with [multiple tools ![image](https://storage.googleapis.com/generativeai-downloads/images/colab_icon16.png)](../examples/LiveAPI_plotting_and_mapping.ipynb) or use Gemini's [spatial understanding ![image](https://storage.googleapis.com/generativeai-downloads/images/colab_icon16.png)](./Spatial_understanding.ipynb) abilities.

You should also check out all the gen-media models:
 * Podcast and speech generation using [Gemini TTS ![image](https://storage.googleapis.com/generativeai-downloads/images/colab_icon16.png)](./Get_started_TTS.ipynb),
* Live interaction with [Gemini Live ![image](https://storage.googleapis.com/generativeai-downloads/images/colab_icon16.png)](./Get_started_LiveAPI.ipynb),
* Image generation using [Nano-Banana ![image](https://storage.googleapis.com/generativeai-downloads/images/colab_icon16.png)](./Get_Started_Nano_Banana.ipynb),
* Video generation using [Veo ![image](https://storage.googleapis.com/generativeai-downloads/images/colab_icon16.png)](./Get_started_Veo.ipynb),
* Music generation using [Lyria RealTime ![image](https://storage.googleapis.com/generativeai-downloads/images/colab_icon16.png)](./Get_started_LyriaRealTime.ipynb).

Then, head to the [Gemini thinking models ![image](https://storage.googleapis.com/generativeai-downloads/images/colab_icon16.png)](./Get_started_thinking.ipynb) guide that explicitly showcases its thoughts summaries and can manage more complex reasonings.

Finally, have a look at the [examples](https://github.com/google-gemini/cookbook/tree/main/examples/) folder of the cookbook for more complex use-cases and demos mixing different capabilities.
"""
